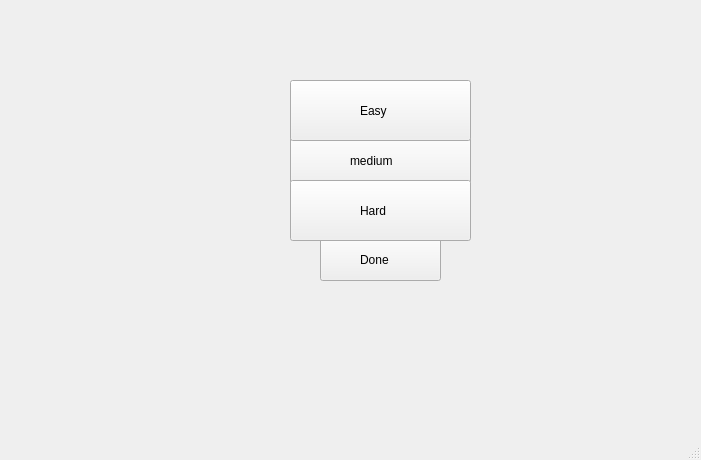
<?xml version="1.0" encoding="UTF-8"?>
<ui version="4.0">
 <class>selectlevel</class>
 <widget class="QMainWindow" name="selectlevel">
  <property name="geometry">
   <rect>
    <x>0</x>
    <y>0</y>
    <width>701</width>
    <height>460</height>
   </rect>
  </property>
  <property name="windowTitle">
   <string>MainWindow</string>
  </property>
  <widget class="QWidget" name="centralwidget">
   <widget class="QLabel" name="label">
    <property name="geometry">
     <rect>
      <x>240</x>
      <y>30</y>
      <width>281</width>
      <height>321</height>
     </rect>
    </property>
    <property name="styleSheet">
     <string notr="true">border-image: url(:/picture/button/Level_back.png);</string>
    </property>
    <property name="text">
     <string/>
    </property>
   </widget>
   <widget class="QPushButton" name="DoneB">
    <property name="geometry">
     <rect>
      <x>320</x>
      <y>230</y>
      <width>121</width>
      <height>51</height>
     </rect>
    </property>
    <property name="styleSheet">
     <string notr="true">border-image: url(:/picture/button/Level.png);</string>
    </property>
    <property name="text">
     <string/>
    </property>
   </widget>
   <widget class="QPushButton" name="level2B">
    <property name="geometry">
     <rect>
      <x>290</x>
      <y>130</y>
      <width>181</width>
      <height>61</height>
     </rect>
    </property>
    <property name="styleSheet">
     <string notr="true">border-image: url(:/picture/button/Level.png);</string>
    </property>
    <property name="text">
     <string/>
    </property>
   </widget>
   <widget class="QLabel" name="DoneL">
    <property name="geometry">
     <rect>
      <x>360</x>
      <y>249</y>
      <width>101</width>
      <height>21</height>
     </rect>
    </property>
    <property name="styleSheet">
     <string notr="true">
font: 87 12pt &quot;Arial Black&quot;;</string>
    </property>
    <property name="text">
     <string>Done</string>
    </property>
   </widget>
   <widget class="QLabel" name="level2L">
    <property name="geometry">
     <rect>
      <x>350</x>
      <y>150</y>
      <width>121</width>
      <height>21</height>
     </rect>
    </property>
    <property name="styleSheet">
     <string notr="true">
font: 87 12pt &quot;Arial Black&quot;;</string>
    </property>
    <property name="text">
     <string>medium</string>
    </property>
   </widget>
   <widget class="QPushButton" name="level3B">
    <property name="geometry">
     <rect>
      <x>290</x>
      <y>180</y>
      <width>181</width>
      <height>61</height>
     </rect>
    </property>
    <property name="styleSheet">
     <string notr="true">border-image: url(:/picture/button/Level.png);</string>
    </property>
    <property name="text">
     <string/>
    </property>
   </widget>
   <widget class="QPushButton" name="level1B">
    <property name="geometry">
     <rect>
      <x>290</x>
      <y>80</y>
      <width>181</width>
      <height>61</height>
     </rect>
    </property>
    <property name="styleSheet">
     <string notr="true">border-image: url(:/picture/button/Level.png);</string>
    </property>
    <property name="text">
     <string/>
    </property>
   </widget>
   <widget class="QLabel" name="level3L">
    <property name="geometry">
     <rect>
      <x>360</x>
      <y>200</y>
      <width>121</width>
      <height>21</height>
     </rect>
    </property>
    <property name="styleSheet">
     <string notr="true">
font: 87 12pt &quot;Arial Black&quot;;</string>
    </property>
    <property name="text">
     <string>Hard</string>
    </property>
   </widget>
   <widget class="QLabel" name="level1L">
    <property name="geometry">
     <rect>
      <x>360</x>
      <y>100</y>
      <width>141</width>
      <height>21</height>
     </rect>
    </property>
    <property name="styleSheet">
     <string notr="true">
font: 87 12pt &quot;Arial Black&quot;;</string>
    </property>
    <property name="text">
     <string>Easy</string>
    </property>
   </widget>
  </widget>
  <widget class="QMenuBar" name="menubar">
   <property name="geometry">
    <rect>
     <x>0</x>
     <y>0</y>
     <width>701</width>
     <height>23</height>
    </rect>
   </property>
  </widget>
  <widget class="QStatusBar" name="statusbar"/>
 </widget>
 <resources/>
 <connections/>
</ui>
